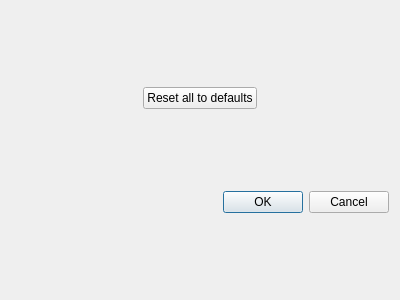
<?xml version="1.0" encoding="UTF-8"?>
<ui version="4.0">
 <class>DriverColorsDialog</class>
 <widget class="QDialog" name="DriverColorsDialog">
  <property name="geometry">
   <rect>
    <x>0</x>
    <y>0</y>
    <width>400</width>
    <height>300</height>
   </rect>
  </property>
  <property name="windowTitle">
   <string>Driver colors</string>
  </property>
  <property name="windowIcon">
   <iconset resource="../../icons/icons.qrc">
    <normaloff>:/ui_icons/icon.png</normaloff>:/ui_icons/icon.png</iconset>
  </property>
  <layout class="QVBoxLayout" name="verticalLayout">
   <item>
    <layout class="QHBoxLayout" name="horizontalLayout">
     <item>
      <spacer name="horizontalSpacer_2">
       <property name="orientation">
        <enum>Qt::Horizontal</enum>
       </property>
       <property name="sizeHint" stdset="0">
        <size>
         <width>40</width>
         <height>20</height>
        </size>
       </property>
      </spacer>
     </item>
     <item>
      <widget class="QPushButton" name="pushButton">
       <property name="text">
        <string>Reset all to defaults</string>
       </property>
      </widget>
     </item>
     <item>
      <spacer name="horizontalSpacer">
       <property name="orientation">
        <enum>Qt::Horizontal</enum>
       </property>
       <property name="sizeHint" stdset="0">
        <size>
         <width>40</width>
         <height>20</height>
        </size>
       </property>
      </spacer>
     </item>
    </layout>
   </item>
   <item>
    <widget class="QDialogButtonBox" name="buttonBox">
     <property name="orientation">
      <enum>Qt::Horizontal</enum>
     </property>
     <property name="standardButtons">
      <set>QDialogButtonBox::Cancel|QDialogButtonBox::Ok</set>
     </property>
    </widget>
   </item>
  </layout>
 </widget>
 <resources>
  <include location="../../icons/icons.qrc"/>
 </resources>
 <connections>
  <connection>
   <sender>buttonBox</sender>
   <signal>accepted()</signal>
   <receiver>DriverColorsDialog</receiver>
   <slot>accept()</slot>
   <hints>
    <hint type="sourcelabel">
     <x>248</x>
     <y>254</y>
    </hint>
    <hint type="destinationlabel">
     <x>157</x>
     <y>274</y>
    </hint>
   </hints>
  </connection>
  <connection>
   <sender>buttonBox</sender>
   <signal>rejected()</signal>
   <receiver>DriverColorsDialog</receiver>
   <slot>reject()</slot>
   <hints>
    <hint type="sourcelabel">
     <x>316</x>
     <y>260</y>
    </hint>
    <hint type="destinationlabel">
     <x>286</x>
     <y>274</y>
    </hint>
   </hints>
  </connection>
 </connections>
</ui>
